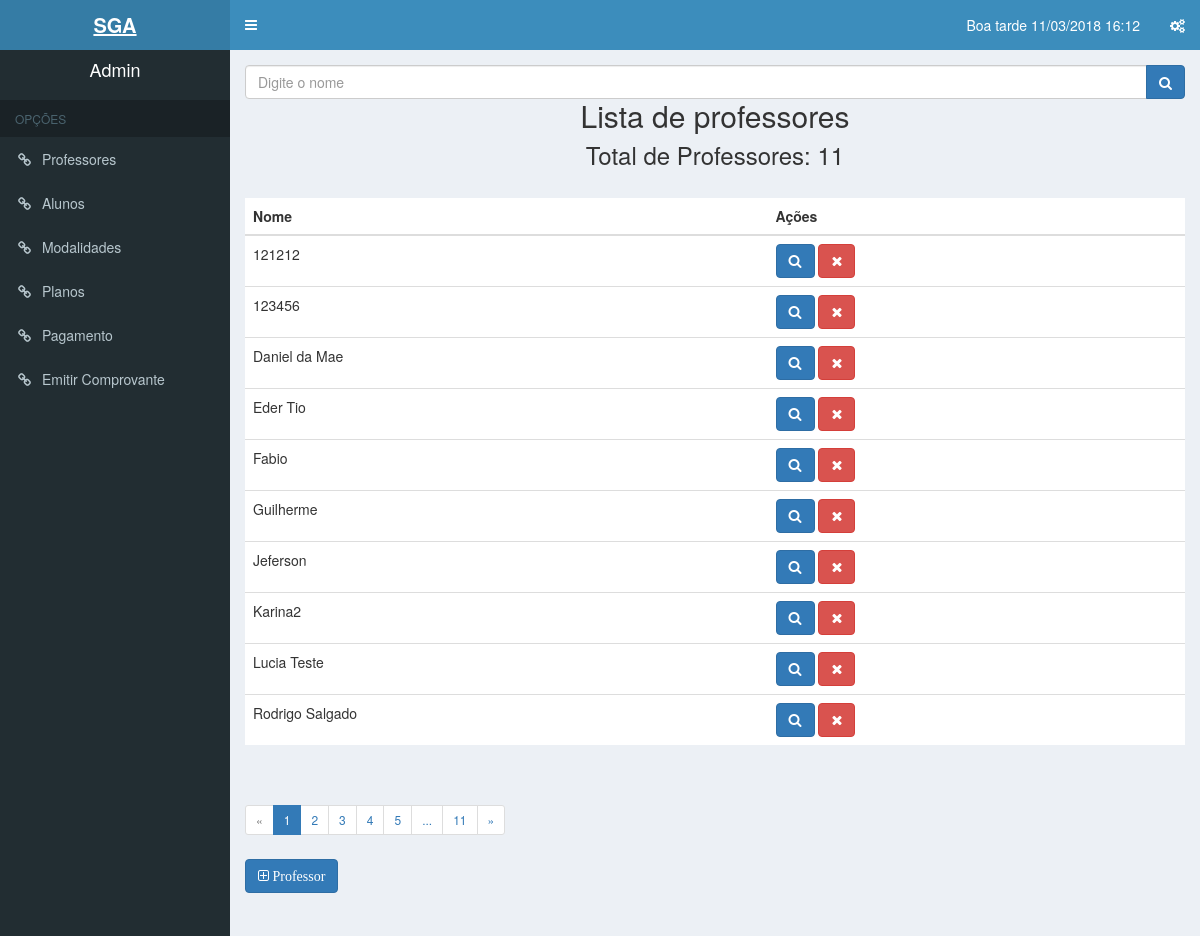
/Views/professor.php (signed in), run on the app's committed database.
### tables this page shows
CREATE TABLE `professor` (
  `id_professor` int(11) NOT NULL,
  `nm_professor` varchar(50) NOT NULL,
  `registro_geral_professor` varchar(9) NOT NULL,
  `cpf_professor` varchar(11) NOT NULL,
  `dt_nascimento_professor` date NOT NULL,
  `nm_endereco` varchar(100) NOT NULL,
  `nm_email_professor` varchar(100) NOT NULL,
  `cd_telefone_professor` varchar(15) NOT NULL,
  `nm_modalidade` varchar(30) NOT NULL
);

### Model/functions.php (called while the page is built, shortened)
<?php
    function dataatual(){
            $hora = date('G');
            $dataLocal = date(' d/m/Y H:i');
            if (($hora >= 0) AND ($hora < 6)) {
            $mensagem =  "Boa madrugada";
            } else if (($hora >= 6) AND ($hora < 12)) {
            $mensagem = "Bom dia";
            } else if (($hora >= 12) AND ($hora < 18)) {
            $mensagem = "Boa tarde";
            } else{
            $mensagem = "Boa noite";
            }
            return $mensagem.$dataLocal;
            }
 ?>

### controllers/limitarProfessor.php (called while the page is built)
<?php
    $PDO = db_connect();
	if (!isset($_GET['pg'])) {
		$pg = 1;
	} else {
		$pg = $_GET['pg'];
	}
	$total_reg = "10";
	$inicio = $pg -1;
	$inicio = $inicio * $total_reg;
	$anterior = $pg -1;
	$proximo = $pg +1;
    $sql = "SELECT * FROM professor ORDER BY nm_professor ASC LIMIT $inicio, $total_reg";
    $stmt = $PDO->prepare($sql);
    $stmt->execute();
    $sql_count = "SELECT COUNT(*) AS total FROM professor";
    $stmt_count = $PDO->prepare($sql_count);
    $stmt_count->execute();
    $total = $stmt_count->fetchColumn();

### Views/professor.php (the view, shortened to what this page needs)
<?php
include ('../controllers/limitarProfessor.php');
include ('header.php');
?>
<form name="frmBusca" method="post" action="../Views/profList.php">
            <div class="input-group">
              <input type="text" name="cxnome" id="cxnome" class="form-control" placeholder="Digite o nome">
              <span class="input-group-btn">
                  <button type="submit" name="buscar" id="search-btn" class="btn btn-primary">
                    <i class="fa fa-search"></i>
                  </button>
              </span>
            </div>
      </form>
          <h2 class="center">Lista de professores</h2>
          <h3 class="center">Total de Professores: <?php if(isset($total)){echo $total;} ?></h3>
          <?php if(isset($total) > 0):?>
          <table class="table table-hover">
              <thead>
                  <tr>
                      <th>Nome</th>
                      <th>Ações</th>
                  </tr>
              </thead>
              <tbody>
                  <?php while($user = $stmt->fetch(PDO::FETCH_ASSOC)):?>
                  <tr>
                    <td><?PHP echo $user['nm_professor'] ?></td>
                    <td>
                        <a href="profPesq.php?id=<?php echo $user['id_professor'] ?>">
                        <button class="btn btn-primary fa fa-search"></button></a>
                        <?php if($_SESSION['user_status'] == 1){ ?>
                            <a href="../controllers/deletarProfessor.php?id=<?php echo $user['id_professor'] ?>" onclick="return confirm('Tem certeza que deseja remover?');">
                            <button class="btn btn-danger fa fa-times"></button></a>
                        <?php }elseif($_SESSION['user_status'] == 2 AND $_SESSION['user_status'] == 3){?>
                            <a></a>
                        <?php } ?>
                        </td>
                  </tr>
                  <?php endwhile;?>
              </tbody>
          </table>
        <?php else: ?>
        <p>Nenhum professor registrado</p>
            <?php endif; ?>
            <?php
           if ($total > 1) {
		echo "<nav>";
		echo "	<ul class='pagination pagination-sm'>";
		if ($anterior > 0) {
			echo "<li>";
			echo "	<a href='?pg=".$anterior."' aria-label='Previous'>";
			echo "		<span aria-hidden='true'>«</span>";
			echo "	</a>";
			echo "</li>";
		} else {
			echo "<li class='disabled'>";
			echo "	<span aria-hidden='true'>«</span>";
			echo "</li>";
		}
		for ($i=1;$i<=$total;$i++) {
			if ($i >= ($pg-4) AND $i <= ($pg+4)) {
				if ($i == $pg) {
					echo "<li class='active'><a href='?pg=".$i."'>".$i."</a></li>";
				} else {
					echo "<li><a href='?pg=".$i."'>".$i."</a></li>";
				}
			}
			if ($i > ($pg+4) AND $i == $total) {
				echo "<li><a>...</a></li>";
				echo "<li><a href='?pg=".$i."'>".$i."</a></li>";
			}
		}
                        if($pg < $total) {
                                echo "<li>";
                                echo "	<a href='?pg=".$proximo."' aria-label='Next'>";
                                echo "		<span aria-hidden='true'>»</span>";
                                echo "	</a>";
                                echo "</li>";
                        } else {
                                echo "<li class='disabled'>";
                                echo "	<span aria-hidden='true'>»</span>";
                                echo "</li>";
                        }
                        echo "  </ul>";
                        echo "</nav>";
            }
            ?>
       <a href="profAdd.php"><button class="btn btn-primary fa fa-plus-square-o"> Professor</button></a>
<?php
  include ('footer.php');
?>

### Views/header.php (shortened to what this page needs)
<!DOCTYPE html>
<html>
<head>
  <link rel="stylesheet" href="../bower_components/bootstrap/dist/css/bootstrap.min.css">
  <link rel="stylesheet" href="../bower_components/font-awesome/css/font-awesome.min.css">
  <link rel="stylesheet" href="../bower_components/Ionicons/css/ionicons.min.css">
  <link rel="stylesheet" href="../dist/css/AdminLTE.min.css">
  <link rel="stylesheet" href="../dist/css/skins/skin-blue.min.css">
  <link href="../dist/css/bootstrap.min.css" rel="stylesheet">
  <link rel="stylesheet" href="../dist/css/estilo.css">
</head>
<body class="hold-transition skin-blue sidebar-mini">
<div class="wrapper">
  <header class="main-header">
    <a href="#" class="logo">
      <span class="logo-lg"><b>SGA</b></span>
    </a>
    <nav class="navbar navbar-static-top" role="navigation">
      <a href="#" class="sidebar-toggle" data-toggle="push-menu" role="button">
      </a>
      <div class="navbar-custom-menu">
        <ul class="nav navbar-nav">
          <li><a><?php echo dataatual()?></a></li>
          <li>
            <a href="#" data-toggle="control-sidebar"><i class="fa fa-gears"></i></a>
          </li>
        </ul>
      </div>
    </nav>
  </header>
  <aside class="main-sidebar">
    <section class="sidebar">
      <div class="user-panel">
          <h4 class="center"><?php echo ucwords($_SESSION['user_name']); ?></h4>
      </div>
      <ul class="sidebar-menu" data-widget="tree">
        <li class="header">OPÇÕES</li>
        <li><a href="professor.php"><i class="fa fa-link"></i> <span>Professores</span></a></li>
        <li><a href="aluno.php"><i class="fa fa-link"></i> <span>Alunos</span></a></li>
        <li><a href="modalidade.php"><i class="fa fa-link"></i> <span>Modalidades</span></a></li>
        <li><a href="plano.php"><i class="fa fa-link"></i> <span>Planos</span></a></li>
        <li><a href="pagamento.php"><i class="fa fa-link"></i> <span>Pagamento</span></a></li>
        <li><a href="comprovante.php"><i class="fa fa-link"></i> <span>Emitir Comprovante</span></a></li>
      </ul>
    </section>
  </aside>
  <div class="content-wrapper">
    <section class="content container-fluid">

### Views/footer.php (shortened to what this page needs)
</section>
  </div>
</div>
</body>
</html>

### data on the page
professor: nm_professor "121212"
professor: nm_professor "123456"
professor: nm_professor "Daniel da Mae"
professor: nm_professor "Eder Tio"
professor: nm_professor "Fabio"
professor: nm_professor "Guilherme"
professor: nm_professor "Jeferson"
professor: nm_professor "Karina2"
professor: nm_professor "Lucia Teste"
professor: nm_professor "Rodrigo Salgado"

### other printed values
dataatual() "Boa tarde 11/03/2018 16:12"
$_SESSION['user_name'] "Admin"
$total "11"
